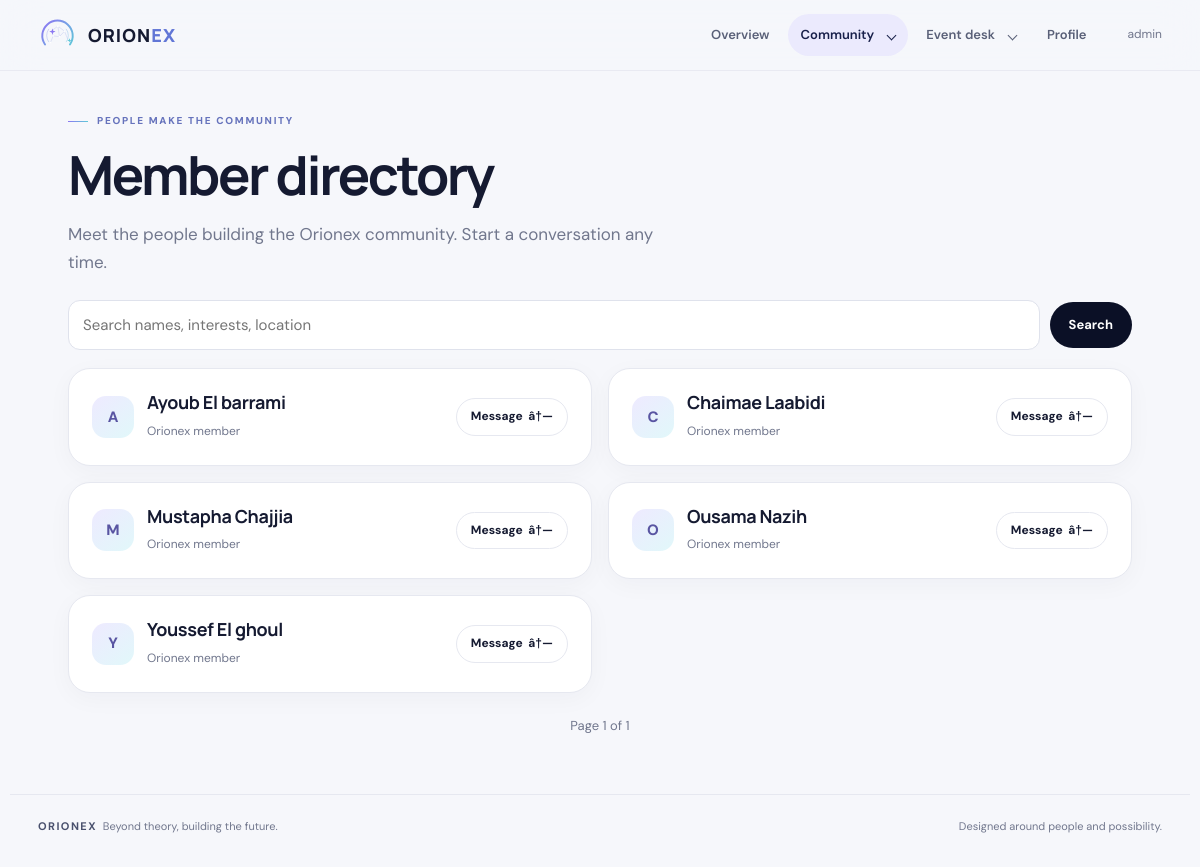
The page /directory/ (signed in) on the database its author committed.
### core/models.py (models this page shows, shortened)
class Member(models.Model):
    user = models.OneToOneField(User, on_delete=models.CASCADE)
    phone = models.CharField(max_length=30, blank=True)
    qr_token = models.UUIDField(default=uuid.uuid4, unique=True)
    interests = models.CharField(max_length=300, blank=True)
    location = models.CharField(max_length=120, blank=True)
    directory_visible = models.BooleanField(default=True)
    can_manage_members = models.BooleanField(default=False)
    can_manage_events = models.BooleanField(default=False)
    can_manage_guests = models.BooleanField(default=False)
    can_scan = models.BooleanField(default=False)
    can_manage_announcements = models.BooleanField(default=False)
    can_manage_permissions = models.BooleanField(default=False)

### core/views.py (the view)
# urls.py: path('directory/', views.directory),
@login_required
def directory(request):
    members = (
        Member.objects.select_related("user")
        .exclude(user=request.user)
        .filter(directory_visible=True)
        .order_by("user__first_name", "user__last_name")
    )
    query = request.GET.get("q", "").strip()
    if query:
        members = members.filter(Q(user__first_name__icontains=query) | Q(user__last_name__icontains=query) | Q(interests__icontains=query) | Q(location__icontains=query))
    return render(request, "core/directory.html", {"members": Paginator(members, 25).get_page(request.GET.get("page")), "query": query})

### core/context_processors.py (called while the page is built)
def member_capabilities(request):
    return {
        "capabilities": {
            capability: has_capability(request.user, capability)
            for capability in CAPABILITIES
        }
    }

### core/permissions.py (called while the page is built)
def has_capability(user, capability):
    if not user.is_authenticated:
        return False
    if user.is_superuser:
        return True
    try:
        member = user.member
    except user._meta.model.member.RelatedObjectDoesNotExist:
        member = None
    return bool(member and getattr(member, capability, False))

### core/templates/core/directory.html
{% extends 'core/base.html' %}{% block title %}Member directory{% endblock %}{% block body %}<main class="page"><span class="eyebrow">People make the community</span><h1>Member directory</h1><p class="lede">Meet the people building the Orionex community. Start a conversation any time.</p><form method="get" class="toolbar" role="search" style="margin-top:24px"><label class="hp" for="directory-search">Search the directory</label><input id="directory-search" type="search" name="q" value="{{ query }}" placeholder="Search names, interests, location"><button class="button" type="submit">Search</button></form><div class="grid grid-two" style="margin-top:18px">{% for m in members %}<article class="card row-card"><div class="person"><div class="avatar">{{ m.user.first_name|default:m.user.username|slice:":1"|upper }}</div><div><h3>{{ m.user.get_full_name|default:m.user.username }}</h3><p>{{ m.interests|default:"Orionex member" }}{% if m.location %} · {{ m.location }}{% endif %}</p></div></div><a class="button button-outline button-small" href="/messages/{{ m.user.id }}/">Message&nbsp; â†—</a></article>{% empty %}<div class="empty" style="grid-column:1/-1">The directory is quiet for now. New members will appear here.</div>{% endfor %}</div><nav class="toolbar" aria-label="Pagination" style="justify-content:center;margin-top:22px">{% if members.has_previous %}<a class="button button-outline button-small" href="?q={{ query|urlencode }}&amp;page={{ members.previous_page_number }}">Previous</a>{% endif %}<span class="meta">Page {{ members.number }} of {{ members.paginator.num_pages }}</span>{% if members.has_next %}<a class="button button-outline button-small" href="?q={{ query|urlencode }}&amp;page={{ members.next_page_number }}">Next</a>{% endif %}</nav></main>{% endblock %}

### core/templates/core/base.html (shortened to what this page needs)
{% load static %}
<!doctype html>
<html lang="en">
<head>
  <link rel="stylesheet" href="{% static 'core/site.css' %}">
</head>
<body>
  <header class="site-header">
    <div class="nav-wrap">
      <a class="brand" href="{% if user.is_authenticated %}/home/{% else %}/{% endif %}">
        <img src="{% static 'core/orionex-mark.svg' %}" alt="">
        <span>ORION<span style="color:#6176d6">EX</span></span>
      </a>
      <nav class="nav-links" aria-label="Main navigation">
        {% if user.is_authenticated %}
          <a href="/home/" class="nav-item {% if request.path == '/home/' %}active{% endif %}">Overview</a>
          <details class="nav-menu {% if request.path == '/directory/' or '/messages/' in request.path or request.path == '/members/' %}active{% endif %}">
            <summary>Community</summary>
          </details>
          {% if capabilities.can_manage_events or capabilities.can_manage_guests or capabilities.can_scan or capabilities.can_manage_announcements %}
          <details class="nav-menu {% if '/events/' in request.path or request.path == '/scan/' or request.path == '/guests/' or '/announcements/' in request.path %}active{% endif %}">
              <summary>Event desk</summary>
            </details>
          {% endif %}
          <a href="/profile/" class="nav-item {% if request.path == '/profile/' %}active{% endif %}">Profile</a>
        {% else %}
          <a href="/#events" class="nav-item">Events</a>
          <a href="/login/" class="nav-cta">Member sign in</a>
        {% endif %}
      </nav>
      {% if user.is_authenticated %}<span class="nav-user">{{ user.first_name|default:user.username }}</span>{% endif %}
    </div>
  </header>
  {% block body %}{% endblock %}
  <footer class="footer">
    <span><b>ORIONEX</b> &nbsp;Beyond theory, building the future.</span>
    <span>Designed around people and possibility.</span>
  </footer>
</body>
</html>

### rows shown on the page
Member: user.first_name "A", user.get_full_name "Ayoub El barrami", interests "Orionex member"
Member: user.first_name "C", user.get_full_name "Chaimae Laabidi", interests "Orionex member"
Member: user.first_name "M", user.get_full_name "Mustapha Chajjia", interests "Orionex member"
Member: user.first_name "O", user.get_full_name "Ousama Nazih", interests "Orionex member"
Member: user.first_name "Y", user.get_full_name "Youssef El ghoul", interests "Orionex member"

### other values the page prints
{{ user.first_name|default:user.username }} "admin"
{{ members.number }} "1"
{{ members.paginator.num_pages }} "1"
